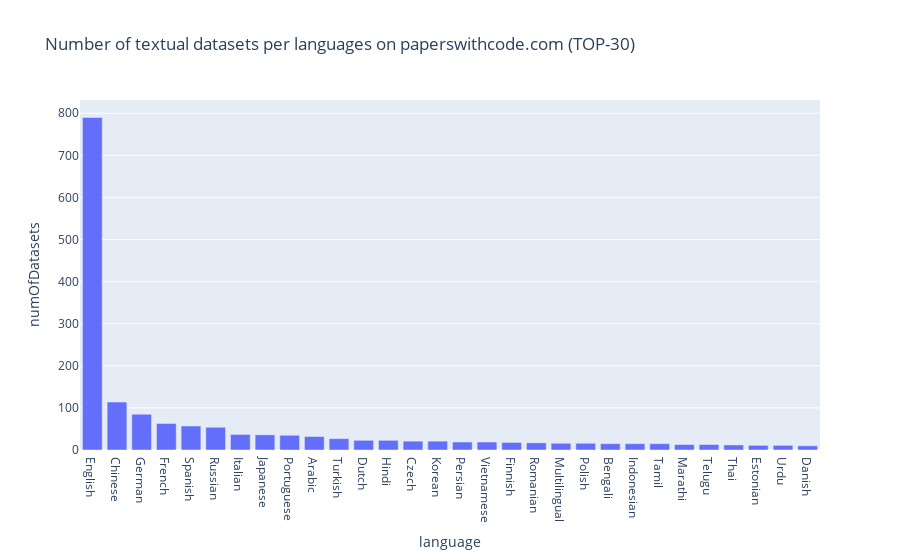

Notebook code for this chart:
### Code cell
import plotly.express as px
import plotly.io as pio
df = pd.DataFrame.from_dict({"language": list(name_num_dict.keys())[:30], "numOfDatasets": list(name_num_dict.values())[:30]})
fig = px.bar(df, x='language', y='numOfDatasets', title="Number of textual datasets per languages on paperswithcode.com (TOP-30)")
fig.show()
pio.write_image(fig, '../data/stats/languages-numOf-datasets.jpg', width=1500, height=500, format='jpeg')

### Figure 1 — Plotly figure (JSON) as saved in the notebook; plotly's stock layout.template omitted (floating-point values rounded to 4 significant figures)
{"data": [{"alignmentgroup": "True", "hovertemplate": "language=%{x}<br>numOfDatasets=%{y}<extra></extra>", "legendgroup": "", "marker": {"color": "#636efa", "pattern": {"shape": ""}}, "name": "", "offsetgroup": "", "orientation": "v", "showlegend": false, "textposition": "auto", "type": "bar", "x": ["English", "Chinese", "German", "French", "Spanish", "Russian", "Italian", "Japanese", "Portuguese", "Arabic", "Turkish", "Dutch", "Hindi", "Czech", "Korean", "Persian", "Vietnamese", "Finnish", "Romanian", "Multilingual", "Polish", "Bengali", "Indonesian", "Tamil", "Marathi", "Telugu", "Thai", "Estonian", "Urdu", "Danish"], "xaxis": "x", "y": [790, 114, 85, 63, 57, 54, 37, 36, 35, 32, 27, 23, 23, 21, 21, 19, 19, 18, 17, 16, 16, 15, 15, 15, 13, 13, 12, 11, 11, 10], "yaxis": "y"}], "layout": {"autosize": true, "barmode": "relative", "legend": {"tracegroupgap": 0}, "title": {"text": "Number of textual datasets per languages on paperswithcode.com (TOP-30)"}, "xaxis": {"anchor": "y", "autorange": true, "domain": [0, 1], "range": [-0.5, 29.5], "title": {"text": "language"}, "type": "category"}, "yaxis": {"anchor": "x", "autorange": true, "domain": [0, 1], "range": [0, 831.6], "title": {"text": "numOfDatasets"}, "type": "linear"}}}
